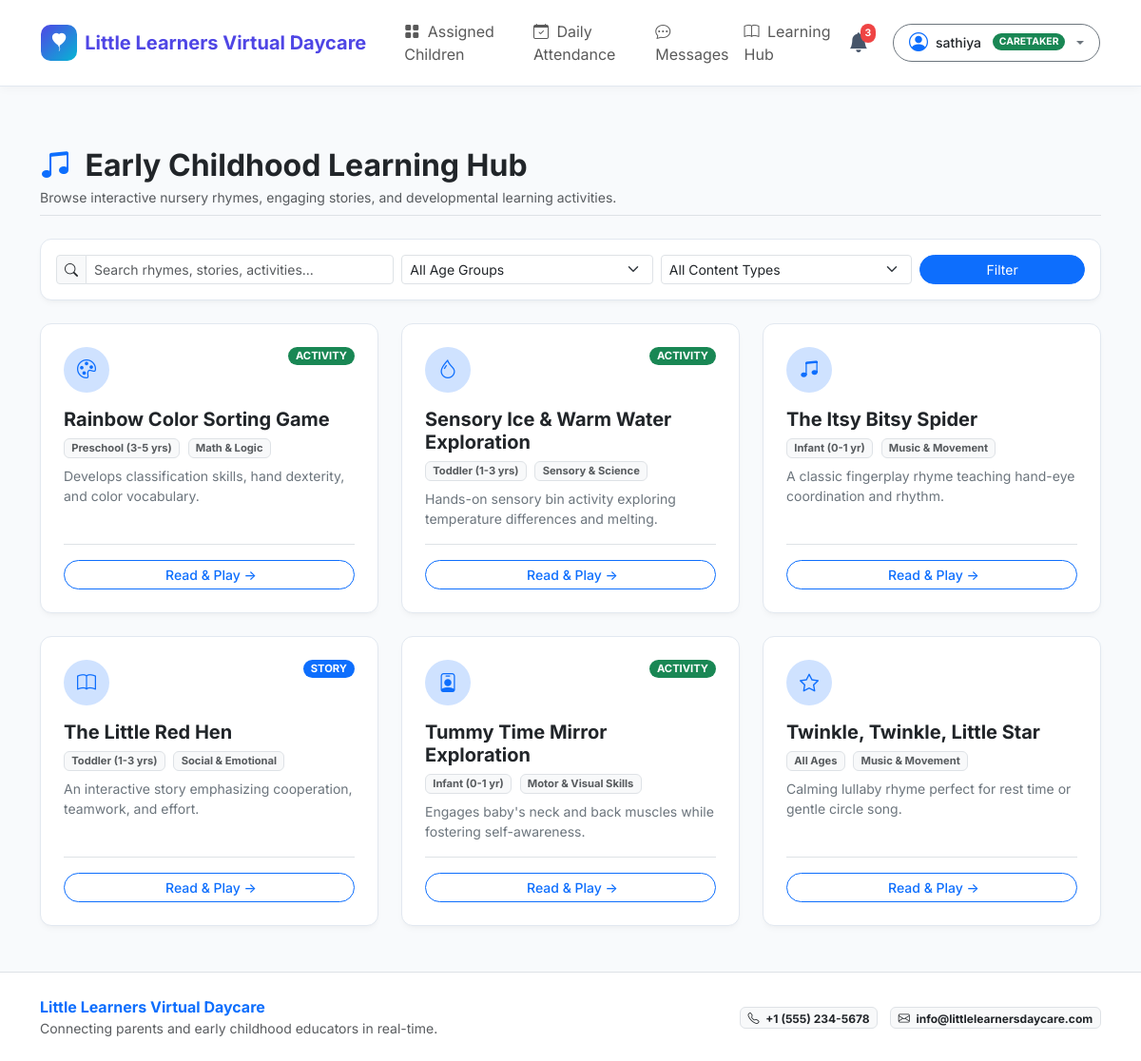
Page /learning/ (signed in) on the committed database.
### models/user.py (models this page shows, shortened)
class User(UserMixin, db.Model):
    __tablename__ = 'users'
    id = db.Column(db.Integer, primary_key=True)
    name = db.Column(db.String(120), nullable=False)
    email = db.Column(db.String(120), unique=True, nullable=False, index=True)
    password_hash = db.Column(db.String(256), nullable=False)
    role = db.Column(db.String(20), nullable=False, default='parent') # 'admin', 'caregiver', 'parent'
    phone = db.Column(db.String(30), nullable=True)
    created_at = db.Column(db.DateTime, default=datetime.utcnow)
    is_approved = db.Column(db.Boolean, default=True) # caregivers need admin approval
    reset_token = db.Column(db.String(100), nullable=True, index=True)
    reset_token_expiry = db.Column(db.DateTime, nullable=True)
    parent_children = db.relationship('Child', back_populates='parent', foreign_keys='Child.parent_id', lazy='dynamic')
    assigned_children = db.relationship('Child', back_populates='caregiver', foreign_keys='Child.caregiver_id', lazy='dynamic')
    activity_logs = db.relationship('ActivityLog', back_populates='author', lazy='dynamic')
    photos_uploaded = db.relationship('Photo', back_populates='uploader', lazy='dynamic')
    sent_messages = db.relationship('Message', back_populates='sender', foreign_keys='Message.sender_id', lazy='dynamic')
    received_messages = db.relationship('Message', back_populates='receiver', foreign_keys='Message.receiver_id', lazy='dynamic')
    notifications = db.relationship('Notification', back_populates='user', lazy='dynamic', cascade='all, delete-orphan')
    complaints = db.relationship('Complaint', back_populates='user', lazy='dynamic')
    @property
    def is_admin(self):
        return self.role == 'admin'
    @property
    def is_caretaker(self):
        return self.role in ('caretaker', 'caregiver')
    @property
    def is_caregiver(self):
        return self.is_caretaker
    @property
    def is_parent(self):
        return self.role == 'parent'
    @property
    def display_role(self):
        if self.is_caretaker:
            return "Caretaker"
        return self.role.title()

### models/learning.py (models this page shows, shortened)
class LearningResource(db.Model):
    __tablename__ = 'learning_resources'
    id = db.Column(db.Integer, primary_key=True)
    title = db.Column(db.String(150), nullable=False)
    type = db.Column(db.String(30), nullable=False) # 'rhyme', 'story', 'activity', 'game'
    age_group = db.Column(db.String(30), nullable=False) # 'infant', 'toddler', 'preschool', 'all'
    category = db.Column(db.String(50), nullable=True, default='General')
    description = db.Column(db.Text, nullable=True)
    content_url_or_text = db.Column(db.Text, nullable=False)
    icon = db.Column(db.String(50), default='bi-book')
    created_at = db.Column(db.DateTime, default=datetime.utcnow)
    @property
    def type_badge_class(self):
        badges = {
            'rhyme': 'bg-pink text-white',
            'story': 'bg-primary text-white',
            'activity': 'bg-success text-white',
            'game': 'bg-warning text-dark'
        }
        return badges.get(self.type, 'bg-info text-white')
    @property
    def age_group_display(self):
        labels = {
            'infant': 'Infant (0-1 yr)',
            'toddler': 'Toddler (1-3 yrs)',
            'preschool': 'Preschool (3-5 yrs)',
            'all': 'All Ages'
        }
        return labels.get(self.age_group, self.age_group.title())

### routes/learning.py (the view)
@learning_bp.route('/')
@login_required
def index():
    age_filter = request.args.get('age', 'all')
    type_filter = request.args.get('type', 'all')
    search = request.args.get('q', '').strip()
    query = LearningResource.query
    if age_filter and age_filter != 'all':
        query = query.filter((LearningResource.age_group == age_filter) | (LearningResource.age_group == 'all'))
    if type_filter and type_filter != 'all':
        query = query.filter_by(type=type_filter)
    if search:
        query = query.filter(
            LearningResource.title.ilike(f'%{search}%') |
            LearningResource.description.ilike(f'%{search}%') |
            LearningResource.category.ilike(f'%{search}%')
        )
    resources = query.order_by(LearningResource.title.asc()).all()
    return render_template(
        'learning/index.html',
        resources=resources,
        current_age=age_filter,
        current_type=type_filter,
        search=search
    )

### templates/learning/index.html (shortened to what this page needs)
{% extends "base.html" %}
{% block content %}
<div class="container py-4">
  <div class="d-flex flex-column flex-md-row justify-content-between align-items-start align-items-md-center gap-3 mb-4 pb-2 border-bottom">
    <div>
      <h2 class="fw-bold text-dark mb-1">
        <i class="bi bi-music-note-beamed text-primary me-2"></i> Early Childhood Learning Hub
      </h2>
      <p class="text-muted small mb-0">Browse interactive nursery rhymes, engaging stories, and developmental learning activities.</p>
    </div>
  </div>
  <div class="card card-custom p-3 mb-4 bg-white shadow-xs">
    <form method="GET" action="{{ url_for('learning.index') }}" class="row g-2 align-items-center">
      <div class="col-md-4">
        <div class="input-group input-group-sm">
          <span class="input-group-text bg-light"><i class="bi bi-search"></i></span>
          <input type="text" class="form-control" name="q" value="{{ search or '' }}" placeholder="Search rhymes, stories, activities...">
        </div>
      </div>
      <div class="col-6 col-md-3">
        <select class="form-select form-select-sm" name="age" onchange="this.form.submit()">
          <option value="all" {% if current_age == 'all' %}selected{% endif %}>All Age Groups</option>
        </select>
      </div>
      <div class="col-6 col-md-3">
        <select class="form-select form-select-sm" name="type" onchange="this.form.submit()">
          <option value="all" {% if current_type == 'all' %}selected{% endif %}>All Content Types</option>
        </select>
      </div>
      <div class="col-md-2 d-flex gap-1">
        <button type="submit" class="btn btn-sm btn-primary w-100 rounded-pill">Filter</button>
      </div>
    </form>
  </div>
  {% if resources %}
    <div class="row g-4">
      {% for res in resources %}
        <div class="col-md-6 col-lg-4">
          <div class="card card-custom h-100 p-4 bg-white d-flex flex-column justify-content-between">
            <div>
              <div class="d-flex justify-content-between align-items-start mb-3">
                <div class="rounded-circle bg-primary-subtle text-primary p-3 d-flex align-items-center justify-content-center" style="width: 48px; height: 48px;">
                  <i class="bi {{ res.icon or 'bi-book' }} fs-5"></i>
                </div>
                <span class="badge {{ res.type_badge_class }} rounded-pill text-uppercase px-2 py-1" style="font-size: 0.7rem;">
                  {{ res.type }}
                </span>
              </div>
              <h5 class="fw-bold text-dark mb-1">{{ res.title }}</h5>
              <div class="mb-2">
                <span class="badge bg-light text-muted border" style="font-size: 0.7rem;">{{ res.age_group_display }}</span>
                <span class="badge bg-light text-muted border ms-1" style="font-size: 0.7rem;">{{ res.category }}</span>
              </div>
              <p class="text-secondary small mb-3">
                {{ res.description or res.content_url_or_text[:90] + '...' }}
              </p>
            </div>
            <div class="pt-3 border-top">
              <a href="{{ url_for('learning.detail', resource_id=res.id) }}" class="btn btn-outline-primary btn-sm w-100 rounded-pill fw-medium">
                 Read &amp; Play &rarr;
              </a>
            </div>
          </div>
        </div>
      {% endfor %}
    </div>
  {% endif %}
</div>
{% endblock %}

### templates/base.html (shortened to what this page needs)
<!DOCTYPE html>
<html lang="en">
<head>
  <link href="https://cdn.jsdelivr.net/npm/bootstrap@5.3.3/dist/css/bootstrap.min.css" rel="stylesheet">
  <link href="https://cdn.jsdelivr.net/npm/bootstrap-icons@1.11.3/font/bootstrap-icons.min.css" rel="stylesheet">
  <link rel="stylesheet" href="{{ url_for('static', filename='css/style.css') }}">
</head>
<body>
  <nav class="navbar navbar-expand-lg navbar-custom sticky-top">
    <div class="container-fluid px-lg-4">
      <a class="navbar-brand brand-logo" href="{{ url_for('index') }}">
        <div class="brand-icon">
          <i class="bi bi-balloon-heart-fill"></i>
        </div>
        <span>{{ daycare_name }}</span>
      </a>
      <div class="collapse navbar-collapse" id="navbarMain">
        <ul class="navbar-nav me-auto mb-2 mb-lg-0 ms-lg-3">
          {% if current_user.is_authenticated %}
            {% if current_user.is_admin %}
              <li class="nav-item">
                <a class="nav-link {% if request.endpoint == 'admin.dashboard' %}active fw-bold text-primary{% endif %}" href="{{ url_for('admin.dashboard') }}">
                  <i class="bi bi-speedometer2 me-1"></i> Dashboard
                </a>
              </li>
              <li class="nav-item">
                <a class="nav-link {% if 'caregiver' in request.endpoint %}active fw-bold text-primary{% endif %}" href="{{ url_for('admin.caregivers') }}">
                  <i class="bi bi-person-badge me-1"></i> Caretakers
                </a>
              </li>
              <li class="nav-item">
                <a class="nav-link {% if 'children' in request.endpoint or 'child' in request.endpoint %}active fw-bold text-primary{% endif %}" href="{{ url_for('admin.children') }}">
                  <i class="bi bi-people me-1"></i> Children
                </a>
              </li>
              <li class="nav-item">
                <a class="nav-link {% if 'complaint' in request.endpoint %}active fw-bold text-primary{% endif %}" href="{{ url_for('admin.complaints') }}">
                  <i class="bi bi-chat-square-dots me-1"></i> Inquiries & Complaints
                </a>
              </li>
              <li class="nav-item">
                <a class="nav-link {% if 'learning' in request.endpoint %}active fw-bold text-primary{% endif %}" href="{{ url_for('admin.learning') }}">
                  <i class="bi bi-book me-1"></i> Learning Resources
                </a>
              </li>
            {% elif current_user.is_caregiver and current_user.is_approved %}
              <li class="nav-item">
                <a class="nav-link {% if request.endpoint == 'caregiver.dashboard' %}active fw-bold text-primary{% endif %}" href="{{ url_for('caregiver.dashboard') }}">
                  <i class="bi bi-grid-fill me-1"></i> Assigned Children
                </a>
              </li>
              <li class="nav-item">
                <a class="nav-link {% if request.endpoint == 'caregiver.roster_attendance' %}active fw-bold text-primary{% endif %}" href="{{ url_for('caregiver.roster_attendance') }}">
                  <i class="bi bi-calendar-check me-1"></i> Daily Attendance
                </a>
              </li>
              <li class="nav-item">
                <a class="nav-link {% if 'messages' in request.endpoint %}active fw-bold text-primary{% endif %}" href="{{ url_for('messages.message_threads') }}">
                  <i class="bi bi-chat-dots me-1"></i> Messages
                </a>
              </li>
              <li class="nav-item">
                <a class="nav-link" href="{{ url_for('learning.index') }}">
                  <i class="bi bi-book me-1"></i> Learning Hub
                </a>
              </li>
            {% endif %}
          {% endif %}
        </ul>
        <div class="d-flex align-items-center gap-3">
          {% if current_user.is_authenticated %}
            <div class="dropdown">
              <button class="notification-bell-btn position-relative" type="button" id="notificationBellBtn" data-bs-toggle="dropdown" aria-expanded="false">
                <i class="bi bi-bell-fill"></i>
                <span id="notificationBadge" class="notification-badge {% if unread_notifs_count == 0 %}d-none{% endif %}">
                  {{ unread_notifs_count }}
                </span>
              </button>
            </div>
            <div class="dropdown">
              <button class="btn btn-sm btn-outline-secondary dropdown-toggle d-flex align-items-center gap-2 rounded-pill px-3 py-1" type="button" data-bs-toggle="dropdown" aria-expanded="false">
                <i class="bi bi-person-circle fs-5 text-primary"></i>
                <span class="fw-medium text-dark">{{ current_user.name }}</span>
                <span class="badge {% if current_user.is_admin %}bg-dark{% elif current_user.is_caregiver %}bg-success{% else %}bg-primary{% endif %} rounded-pill ms-1 text-uppercase" style="font-size: 0.65rem;">
                  {{ current_user.display_role }}
                </span>
              </button>
            </div>
          {% else %}
            <a href="{{ url_for('auth.login') }}" class="btn btn-outline-primary btn-sm px-3 rounded-pill fw-medium">Sign In</a>
            <a href="{{ url_for('auth.register') }}" class="btn btn-primary btn-sm px-3 rounded-pill fw-medium">Register</a>
          {% endif %}
        </div>
      </div>
    </div>
  </nav>
  <div class="toast-container position-fixed bottom-0 end-0 p-3" id="toastContainer" style="z-index: 1090;"></div>
  <main class="py-4">
    {% block content %}{% endblock %}
  </main>
  <footer class="bg-white border-top py-4 mt-auto">
    <div class="container">
      <div class="row align-items-center gy-3">
        <div class="col-md-6 text-center text-md-start">
          <span class="fw-bold text-primary">{{ daycare_name }}</span>
          <p class="text-muted small mb-0">Connecting parents and early childhood educators in real-time.</p>
        </div>
        <div class="col-md-6 text-center text-md-end">
          <span class="badge bg-light text-dark border me-2"><i class="bi bi-telephone me-1"></i> {{ daycare_phone }}</span>
          <span class="badge bg-light text-dark border"><i class="bi bi-envelope me-1"></i> {{ daycare_email }}</span>
        </div>
      </div>
    </div>
  </footer>
</body>
</html>

### static/css/style.css (style rules this page uses)
:root { --primary-color: #4f46e5; --primary-hover: #4338ca; --secondary-color: #06b6d4; --accent-color: #f43f5e; --success-color: #10b981; --warning-color: #f59e0b; --info-color: #3b82f6; --light-bg: #f8fafc; --card-bg: #ffffff; --text-main: #1e293b; --text-muted: #64748b; --border-color: #e2e8f0; --radius-lg: 16px; --radius-md: 12px; --radius-sm: 8px; }
body { font-family: 'Inter', -apple-system, BlinkMacSystemFont, "Segoe UI", Roboto, Helvetica, Arial, sans-serif; background-color: var(--light-bg); color: var(--text-main); min-height: 100vh; display: flex; flex-direction: column; }
main { flex: 1 0 auto; }
.navbar-custom { background-color: #ffffff; box-shadow: 0 2px 10px rgba(0, 0, 0, 0.04); border-bottom: 1px solid var(--border-color); padding: 0.8rem 1.2rem; }
.brand-logo { font-weight: 700; font-size: 1.25rem; color: var(--primary-color) !important; display: flex; align-items: center; gap: 0.5rem; }
.brand-icon { width: 38px; height: 38px; background: linear-gradient(135deg, #4f46e5, #06b6d4); color: white; border-radius: 10px; display: flex; align-items: center; justify-content: center; font-size: 1.2rem; }
.card-custom { background: var(--card-bg); border: 1px solid var(--border-color); border-radius: var(--radius-md); box-shadow: 0 4px 6px -1px rgba(0, 0, 0, 0.03), 0 2px 4px -2px rgba(0, 0, 0, 0.03); transition: transform 0.15s ease, box-shadow 0.15s ease; }
.notification-bell-btn { position: relative; background: transparent; border: none; font-size: 1.3rem; color: #475569; cursor: pointer; padding: 0.4rem 0.6rem; border-radius: 8px; }
.notification-badge { position: absolute; top: 2px; right: 2px; font-size: 0.65rem; padding: 0.2em 0.45em; border-radius: 9999px; background-color: #ef4444; color: white; font-weight: 700; }

### rows in the picture
User: name "sathiya", display_role "CARETAKER"
LearningResource: type "ACTIVITY", title "Rainbow Color Sorting Game", age_group_display "Preschool (3-5 yrs)", category "Math & Logic", description "Develops classification skills, hand dexterity, and color vocabulary."
LearningResource: type "ACTIVITY", title "Sensory Ice & Warm Water Exploration", age_group_display "Toddler (1-3 yrs)", category "Sensory & Science", description "Hands-on sensory bin activity exploring temperature differences and melting."
LearningResource: title "The Itsy Bitsy Spider", age_group_display "Infant (0-1 yr)", category "Music & Movement", description "A classic fingerplay rhyme teaching hand-eye coordination and rhythm."
LearningResource: type "STORY", title "The Little Red Hen", age_group_display "Toddler (1-3 yrs)", category "Social & Emotional", description "An interactive story emphasizing cooperation, teamwork, and effort."
LearningResource: type "ACTIVITY", title "Tummy Time Mirror Exploration", age_group_display "Infant (0-1 yr)", category "Motor & Visual Skills", description "Engages baby's neck and back muscles while fostering self-awareness."
LearningResource: title "Twinkle, Twinkle, Little Star", age_group_display "All Ages", category "Music & Movement", description "Calming lullaby rhyme perfect for rest time or gentle circle song."

### other values in the picture
{{ daycare_name }} "Little Learners Virtual Daycare"
{{ unread_notifs_count }} "3"
{{ daycare_phone }} "+1 (555) 234-5678"
{{ daycare_email }} "info@littlelearnersdaycare.com"
